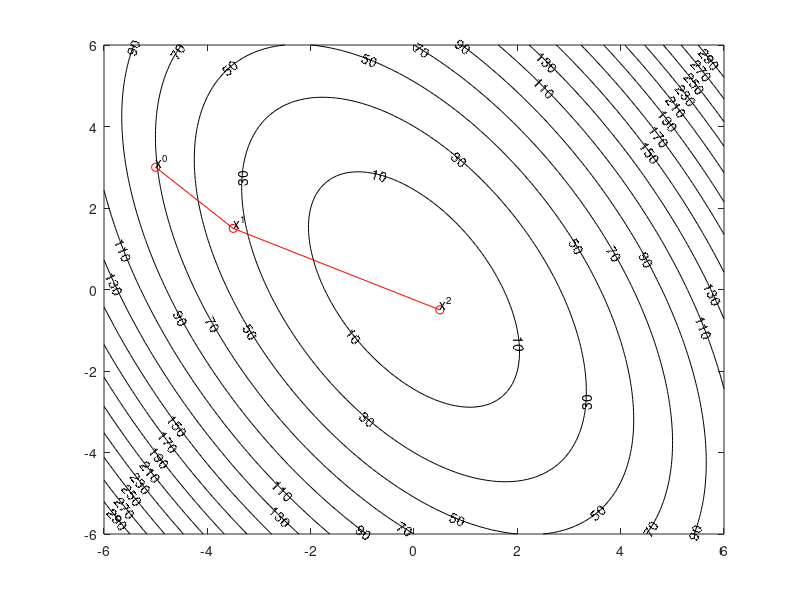

This figure's MATLAB source:
d_0 = [1; -1];
d_1 = [2; -1];

alpha_0 = 1.5;
alpha_1 = 2;

x_super_0 = [-5; 3];
x_super_1 = x_super_0 + alpha_0 * d_0;
x_super_2 = x_super_1 + alpha_1 * d_1;

[x1, x2] = meshgrid(-6:0.1:6, -6:0.1:6);
f = 4 * x1 .^ 2 + 3 .* x1 .* x2 + 2 .* x2 .^ 2 - 2;

c_levels = -30:20:300;
fc = contour(x1, x2, f, c_levels, "k");
clabel(fc);

hold on;

plot(x_super_0(1), x_super_0(2), "ro");
plot(x_super_1(1), x_super_1(2), "ro");
plot(x_super_2(1), x_super_2(2), "ro");

text(x_super_0(1), x_super_0(2), "x^0", "VerticalAlignment", "bottom", "HorizontalAlignment", "left");
text(x_super_1(1), x_super_1(2), "x^1", "VerticalAlignment", "bottom", "HorizontalAlignment", "left");
text(x_super_2(1), x_super_2(2), "x^2", "VerticalAlignment", "bottom", "HorizontalAlignment", "left");

plot([x_super_0(1), x_super_1(1), x_super_2(1)], [x_super_0(2), x_super_1(2), x_super_2(2)], "r");
